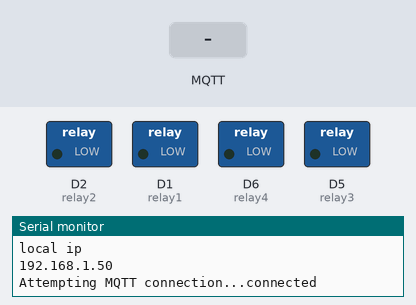
Bench run of a sketch on a simulated ESP8266 (NodeMCU). On the bench: switched loads named in the sketch (green lamp = pin HIGH), the last lines printed to the serial monitor. Inputs (shaded band) come from the test bench. WiFi joins after 1.5 s; servers stay silent unless stated; storage starts empty; no MQTT or app messages arrive unless stated.

Above: at 2.7 s.
2.8 s: MQTT message "1" arrives on the first subscribed topic
At 3.2 s:
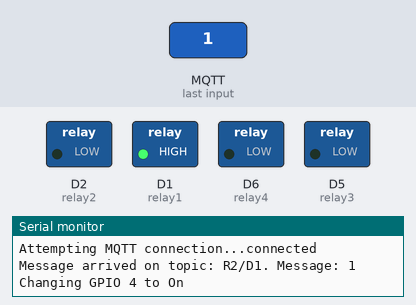
4.3 s: MQTT message "1" arrives on the second subscribed topic
At 5.5 s:
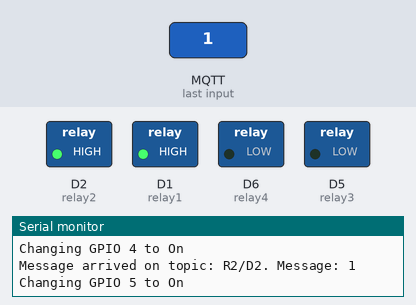
5.8 s: MQTT message "0" arrives on the first subscribed topic
At 6.7 s:
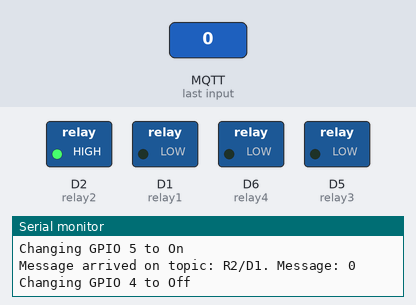
7.3 s: MQTT message "1" arrives on the third subscribed topic
At 7.8 s:
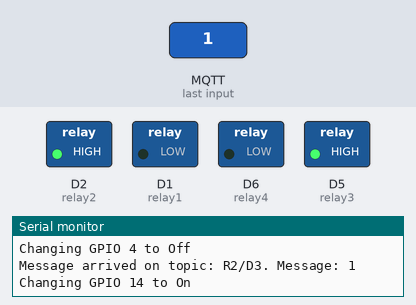
8.8 s: MQTT message "0" arrives on the second subscribed topic
At 10.0 s:
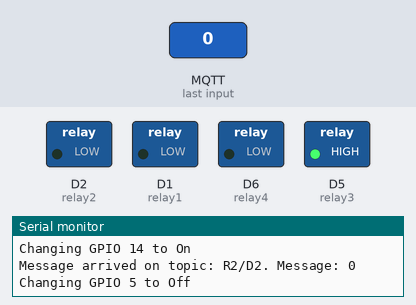
10.3 s: MQTT message "0" arrives on the third subscribed topic
At 11.3 s:
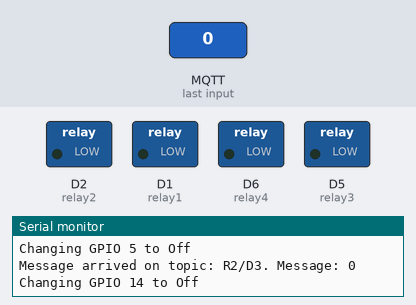
Timing chart, 0 to 12.8 s (numbered marks = the images above; inputs shaded):
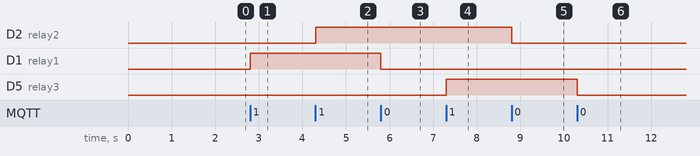

Measured:
- after the input at 2.8 s, D1 (relay1): LOW → HIGH at once
- after the input at 4.3 s, D2 (relay2): LOW → HIGH at once
- after the input at 5.8 s, D1 (relay1): HIGH → LOW at once
- after the input at 7.3 s, D5 (relay3): LOW → HIGH at once
- after the input at 8.8 s, D2 (relay2): HIGH → LOW at once
- after the input at 10.3 s, D5 (relay3): HIGH → LOW at once

The sketch:

NodeMCURPiMQTT.ino
```cpp
#include <FS.h>                   //this needs to be first, or it all crashes and burns...

#include <ESP8266WiFi.h>          //https://github.com/esp8266/Arduino
//needed for library
#include <DNSServer.h>
#include <ESP8266WebServer.h>
#include <WiFiManager.h>          //https://github.com/tzapu/WiFiManager
#include <ArduinoJson.h>          //https://github.com/bblanchon/ArduinoJson
#include <PubSubClient.h>

//flag for saving data
bool shouldSaveConfig = false;

//define your default values here, if there are different values in config.json, they are overwritten.
//char mqtt_server[40];
#define mqtt_server       "192.168.0.103"
#define mqtt_port         "1883"
//#define mqtt_user       "Shubham"
//#define mqtt_pass       "minions"

WiFiClient espClient;
PubSubClient client(espClient);


// Connect an Relay to each GPIO of your ESP8266
const int relay1 = 5;
const int relay2 = 4;
const int relay3 = 14;
const int relay4 = 12;

//callback notifying us of the need to save config
void saveConfigCallback () {
  Serial.println("Should save config");
  shouldSaveConfig = true;
}


void callback(String topic, byte* message, unsigned int length) {
  Serial.print("Message arrived on topic: ");
  Serial.print(topic);
  Serial.print(". Message: ");
  String messageTemp;

  for (int i = 0; i < length; i++) {
    Serial.print((char)message[i]);
    messageTemp += (char)message[i];
  }
  Serial.println();

  // Feel free to add more if statements to control more GPIOs with MQTT

  // If a message is received on the topic home/office/esp1/gpio2, you check if the message is either 1 or 0. Turns the ESP GPIO according to the message
  if(topic=="R2/D1"){
      Serial.print("Changing GPIO 4 to ");
      if(messageTemp == "1"){
        digitalWrite(relay1, HIGH);
        Serial.print("On");
      }
      else if(messageTemp == "0"){
        digitalWrite(relay1, LOW);
        Serial.print("Off");
      }
  }
  if(topic=="R2/D2"){
      Serial.print("Changing GPIO 5 to ");
      if(messageTemp == "1"){
        digitalWrite(relay2, HIGH);
        Serial.print("On");
      }
      else if(messageTemp == "0"){
        digitalWrite(relay2, LOW);
        Serial.print("Off");
      }
  }
  if(topic=="R2/D3"){
      Serial.print("Changing GPIO 14 to ");
      if(messageTemp == "1"){
        digitalWrite(relay3, HIGH);
        Serial.print("On");
      }
      else if(messageTemp == "0"){
        digitalWrite(relay3, LOW);
        Serial.print("Off");
      }
  }
  if(topic=="R2/D4"){
      Serial.print("Changing GPIO 12 to ");
      if(messageTemp == "1"){
        digitalWrite(relay4, HIGH);
        Serial.print("On");
      }
      else if(messageTemp == "0"){
        digitalWrite(relay4, LOW);
        Serial.print("Off");
      }
  }
  Serial.println();
}

void reconnect() {
  // Loop until we're reconnected
  while (!client.connected()) {
    Serial.print("Attempting MQTT connection...");
    // Attempt to connect
    // If you want to use a username and password, change next line to
    // if (client.connect("ESP8266Client")) {
    if (client.connect("ESP8266Client")) {
      Serial.println("connected");
      // Subscribe or resubscribe to a topic
      client.subscribe("R2/D1");
      client.subscribe("R2/D2");
      client.subscribe("R2/D3");
      client.subscribe("R2/D4");
    } else {
      Serial.print("failed, rc=");
      Serial.print(client.state());
      Serial.println(" try again in 5 seconds");
      // Wait 5 seconds before retrying
      delay(5000);
    }
  }
}


void setup() {
  pinMode(relay1, OUTPUT);
  pinMode(relay2, OUTPUT);
  pinMode(relay3, OUTPUT);
  pinMode(relay4, OUTPUT);

  // put your setup code here, to run once:
  Serial.begin(115200);
  Serial.println();

  //clean FS for testing
//  SPIFFS.format();

  //read configuration from FS json
  Serial.println("mounting FS...");

  if (SPIFFS.begin()) {
    Serial.println("mounted file system");
    if (SPIFFS.exists("/config.json")) {
      //file exists, reading and loading
      Serial.println("reading config file");
      File configFile = SPIFFS.open("/config.json", "r");
      if (configFile) {
        Serial.println("opened config file");
        size_t size = configFile.size();
        // Allocate a buffer to store contents of the file.
        std::unique_ptr<char[]> buf(new char[size]);

        configFile.readBytes(buf.get(), size);
        DynamicJsonBuffer jsonBuffer;
        JsonObject& json = jsonBuffer.parseObject(buf.get());
        json.printTo(Serial);
        if (json.success()) {
          Serial.println("\nparsed json");
          strcpy(mqtt_server, json["mqtt_server"]);
          strcpy(mqtt_port, json["mqtt_port"]);
          //strcpy(mqtt_user, json["mqtt_user"]);
          //strcpy(mqtt_pass, json["mqtt_pass"]);

        } else {
          Serial.println("failed to load json config");
        }
      }
    }
  } else {
    Serial.println("failed to mount FS");
  }
  //end read


  // The extra parameters to be configured (can be either global or just in the setup)
  // After connecting, parameter.getValue() will get you the configured value
  // id/name placeholder/prompt default length
  WiFiManagerParameter custom_mqtt_server("server", "mqtt server", mqtt_server, 40);
  WiFiManagerParameter custom_mqtt_port("port", "mqtt port", mqtt_port, 6);
  //WiFiManagerParameter custom_mqtt_user("user", "mqtt user", mqtt_user, 20);
  //WiFiManagerParameter custom_mqtt_pass("pass", "mqtt pass", mqtt_pass, 20);

  //WiFiManager
  //Local intialization. Once its business is done, there is no need to keep it around
  WiFiManager wifiManager;

// Reset Wifi settings for testing
//  wifiManager.resetSettings();

  //set config save notify callback
  wifiManager.setSaveConfigCallback(saveConfigCallback);

  //set static ip
//  wifiManager.setSTAStaticIPConfig(IPAddress(10,0,1,99), IPAddress(10,0,1,1), IPAddress(255,255,255,0));

  //add all your parameters here
  wifiManager.addParameter(&custom_mqtt_server);
  wifiManager.addParameter(&custom_mqtt_port);
  //wifiManager.addParameter(&custom_mqtt_user);
  //wifiManager.addParameter(&custom_mqtt_pass);

  //reset settings - for testing
  //wifiManager.resetSettings();

  //set minimum quality of signal so it ignores AP's under that quality
  //defaults to 8%
  //wifiManager.setMinimumSignalQuality();

  //sets timeout until configuration portal gets turned off
  //useful to make it all retry or go to sleep
  //in seconds
  wifiManager.setTimeout(60);

  //fetches ssid and pass and tries to connect
  //if it does not connect it starts an access point with the specified name
  //here  "AutoConnectAP"
  //and goes into a blocking loop awaiting configuration
  if (!wifiManager.autoConnect("NodeMCU", "room2auto")) {
    Serial.println("failed to connect and hit timeout");
    delay(3000);
    //reset and try again, or maybe put it to deep sleep
    ESP.reset();
    delay(5000);
  }

  //if you get here you have connected to the WiFi
  Serial.println("connected...yeey :)");

  //read updated parameters
  strcpy(mqtt_server, custom_mqtt_server.getValue());
  strcpy(mqtt_port, custom_mqtt_port.getValue());
  //strcpy(mqtt_user, custom_mqtt_user.getValue());
  //strcpy(mqtt_pass, custom_mqtt_pass.getValue());
 // strcpy(blynk_token, custom_blynk_token.getValue());

  //save the custom parameters to FS
  if (shouldSaveConfig) {
    Serial.println("saving config");
    DynamicJsonBuffer jsonBuffer;
    JsonObject& json = jsonBuffer.createObject();
    json["mqtt_server"] = mqtt_server;
    json["mqtt_port"] = mqtt_port;
    //json["mqtt_user"] = mqtt_user;
    //json["mqtt_pass"] = mqtt_pass;

    File configFile = SPIFFS.open("/config.json", "w");
    if (!configFile) {
      Serial.println("failed to open config file for writing");
    }

    json.printTo(Serial);
    json.printTo(configFile);
    configFile.close();
    //end save
  }

  Serial.println("local ip");
  Serial.println(WiFi.localIP());
//  client.setServer(mqtt_server, 12025);
  const uint16_t mqtt_port_x = 1883;
  client.setServer(mqtt_server, mqtt_port_x);
  client.setCallback(callback);
}

void loop() {
  // put your main code here, to run repeatedly:
  if (!client.connected()) {
    reconnect();
  }
  if(!client.loop())
     /*
     YOU  NEED TO CHANGE THIS NEXT LINE, IF YOU'RE HAVING PROBLEMS WITH MQTT MULTIPLE CONNECTIONS
     To change the ESP device ID, you will have to give a unique name to the ESP8266.
     Here's how it looks like now:
       client.connect("ESP8266Client");
     If you want more devices connected to the MQTT broker, you can do it like this:
       client.connect("ESPOffice");
     Then, for the other ESP:
       client.connect("ESPGarage");
      That should solve your MQTT multiple connections problem

     THE SECTION IN recionnect() function should match your device name
    */
    client.connect("ESP8266Client");
}
```
